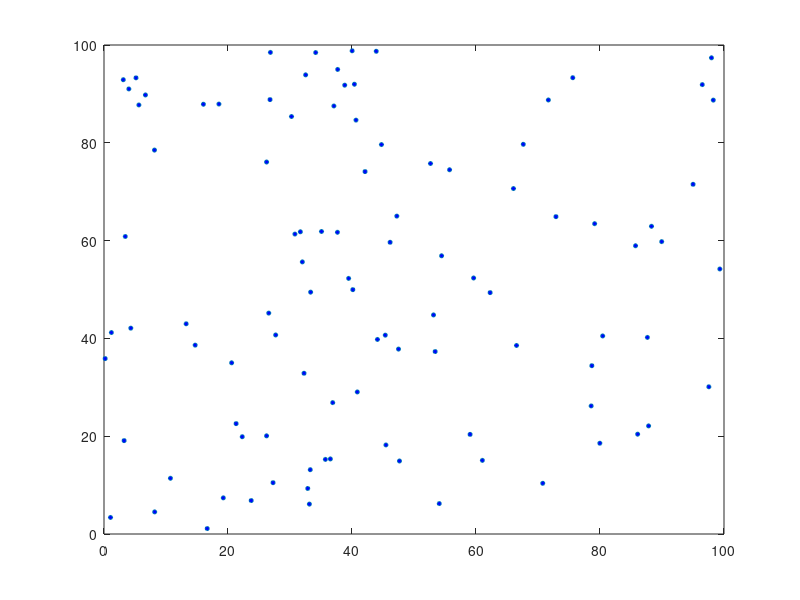

This figure's MATLAB source:
% Hossein Ghorban Fekr - 87206975 - hoseinqf@yahoo.com
% molecular Dynamic simulating program
% This program read data from main program which wrote in C++. 
clc
clf
clear
NL = [100 100];
R = load('RV2.dat');
tic
tmp=toc;
for j=0:length(R)/NL(1)-1
        while 1
            if toc-tmp>0.001
                plot(R(j*NL(1)+1:(j+1)*NL(1),1),R(j*NL(1)+1:(j+1)*NL(1),2),'o','markersize',3,'markerfacecolor','b')
                axis([0 NL(2) 0 NL(2)]);
                drawnow;
                tmp = toc;
                break;
            end
        end
end


%  d= load('UKETPn.dat');
%  hold on
%  plot(1:length(d),d(:,6),'o','markersize',1,'markerfacecolor','b')
%  plot(1:length(d),d(:,2),'o','markersize',1,'markerfacecolor','b')
%  plot(1:length(d),d(:,3),'o','markersize',1,'markerfacecolor','b')
%  drawnow
%  waitfor(1)